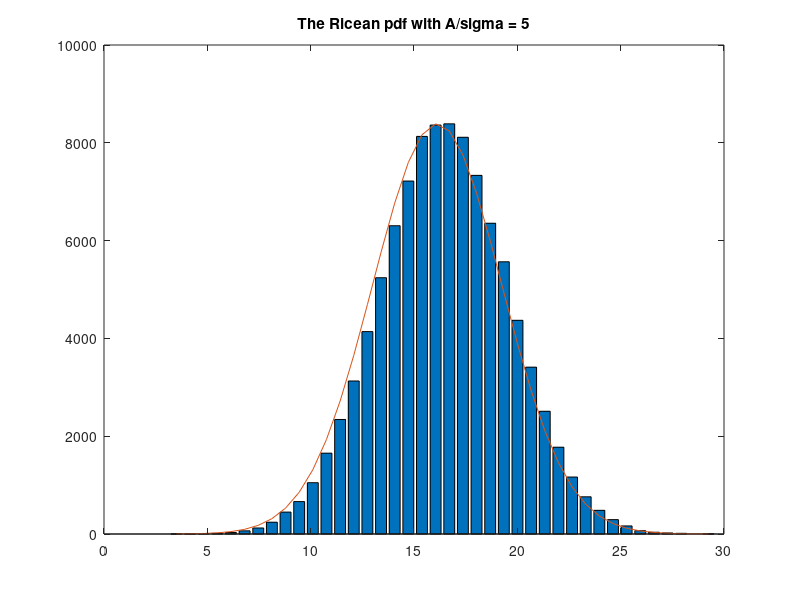

Source code (MATLAB):
clear all;
close all;

N = 100000;
num_bin = 40;

sigma = sqrt(10);
A = 5 * sqrt(10);
K = 13;  % K factors

x = sigma * randn(N,1) + sqrt(K) * sigma;
y = sigma * randn(N,1) + sqrt(K) * sigma;

z = sqrt(x.^2 + y.^2);
[bin, pos] = hist(z, num_bin);

bar(pos, bin);
v = axis;
hold on;

f = pos / sigma^2 .* exp( -1 * (pos.^2 + A^2) / (2 * sigma^2) ) .* besseli(0, A .* pos / sigma^2);
f1 = f*max(bin)/max(f);

plot(pos,f1);
title('The Ricean pdf with A/sigma = 5');
axis([0 30 v(3) v(4)]);
hold off;